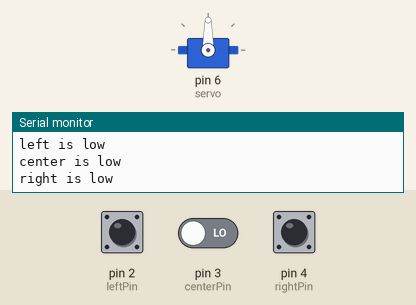
The sketch below on a simulated Arduino Uno, built with avr-gcc and run on an emulated ATmega328P. Parts: servo, the last lines printed to the serial monitor. The inputs (shaded band) are chosen by the test bench; at power-on: pin 2 (leftPin) LOW, pin 4 (rightPin) LOW, pin 3 (centerPin) LOW.

Above: at 1.2 s.
1.3 s: pin 2 (leftPin) pulled HIGH for 0.15 s
At 1.51 s:
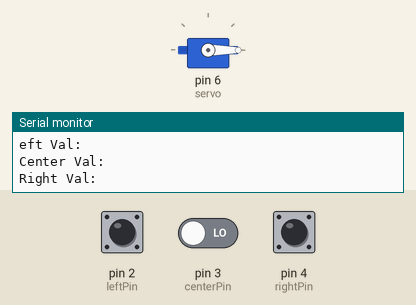
3.0 s: pin 4 (rightPin) pulled HIGH for 0.15 s
At 3.19 s:
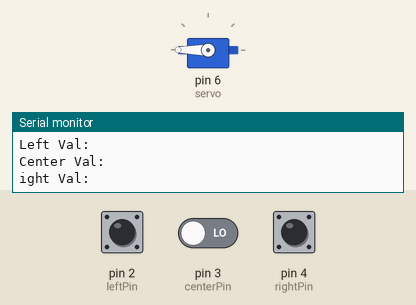
6.3 s: pin 2 (leftPin) pulled HIGH for 3.2 s
At 6.9 s:
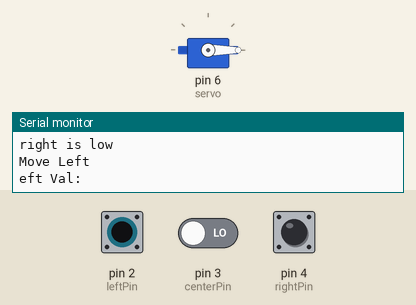
11.0 s: pin 4 (rightPin) pulled HIGH for 3.2 s
At 12.5 s:
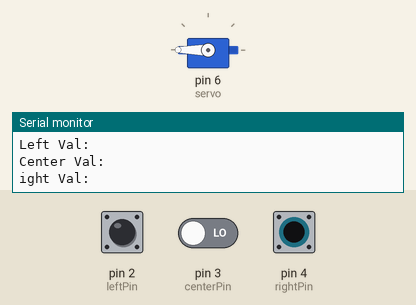
Timing chart, 0 to 15.8 s (numbered marks = the images above; inputs shaded):
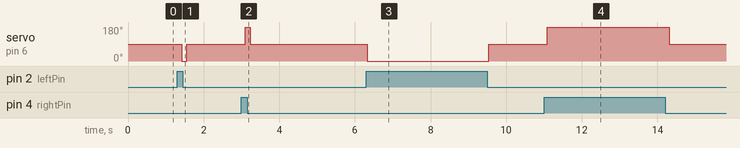

The sketch:

PrototypeControSystem.ino
```cpp
#include <Servo.h>

Servo servo;
int* sensorVals;

int leftPin = 2;
int centerPin  = 3;
int rightPin = 4;

void setup() {
  // put your setup code here, to run once:
  sensorVals = new int[3];
  pinMode(leftPin, INPUT);
  pinMode(rightPin, INPUT);
  pinMode(centerPin, INPUT);
  servo.attach(6);
  Serial.begin(9600);

}

void loop() {
  sensorVals[0] = digitalRead(leftPin);
  sensorVals[2] = digitalRead(rightPin);
  sensorVals[1] = digitalRead(centerPin);
  if(sensorVals[0] == 0) {
    Serial.println("left is low");
  } else {
    Serial.println("left is high");
  }
  if(sensorVals[1] == 0) {
    Serial.println("center is low");
  } else {
    Serial.println("center is high");
  }
  if(sensorVals[2] == 0) {
    Serial.println("right is low");
  } else {
    Serial.println("right is high");
  }
  if(sensorVals[0]){
    servo.write(0);
    Serial.println("Move Left");
    //Move Left
  }
  else if(sensorVals[2]){
    servo.write(180);
    Serial.println("Move Right");
    //Move Right
  }
  else{
    servo.write(90);
    Serial.println("Do Nothing");
    //stop
  }
  Serial.println("Left Val: " + sensorVals[0]);
  Serial.println("Center Val: " + sensorVals[1]);
  Serial.println("Right Val: " + sensorVals[2]);

  delay(100);

  // put your main code here, to run repeatedly:

}
```

Measured:
- after the input at 1.3 s, servo on pin 6 (servo): 90° → 0° after 0.12 s, → 90° 0.13 s later
- after the input at 3.0 s, servo on pin 6 (servo): 90° → 180° after 0.10 s, → 90° 0.13 s later
- after the input at 6.3 s, servo on pin 6 (servo): 90° → 0° at once, → 90° 3.2 s later
- after the input at 11.0 s, servo on pin 6 (servo): 90° → 180° after 0.08 s, → 90° 3.2 s later
